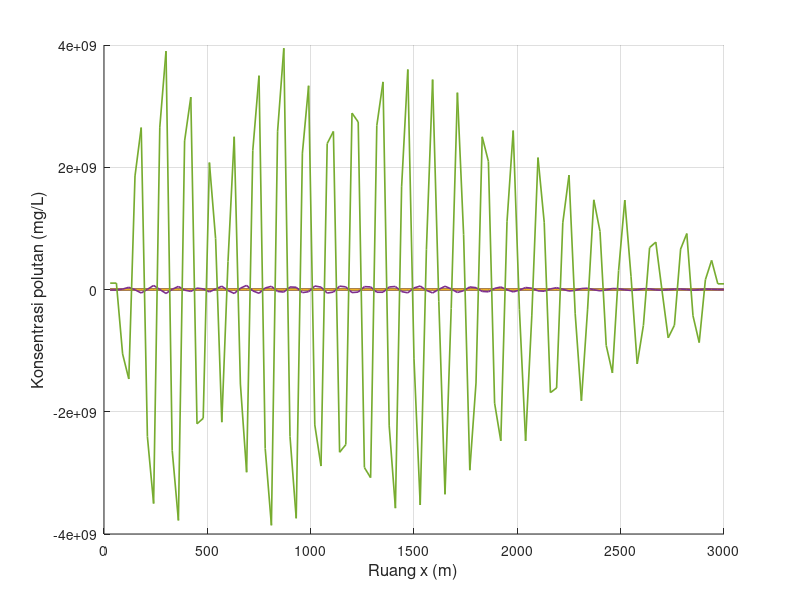

The MATLAB script that drew this image: (Note: this script raises an error after producing the figure.)
clear; clc; close all;

% Feby Syarief Al A`raaf
% 26050124130087
% Oseanografi C

% Simulasi adveksi 1 dimensi dengan metode FTCS
% Sumber polutan diskontinu
% NIM ganjil, xyz = 087, sehingga z = 7 dan 0.zyx = 0.780

x_digit = 0;
y_digit = 8;
z_digit = 7;

u_xyz    = 0.780;
C_source = 10 * z_digit;

n_plot = [0, ...
          10 + z_digit, 20 + z_digit, 30 + z_digit, 40 + z_digit, ...
          50 + z_digit, 100 + z_digit, 200 + z_digit, 300 + z_digit, ...
          500 + z_digit, 800 + z_digit, 1000 + z_digit];

L = 3000;
T = 10800;

scenario(1).nama = 'Skenario 1';
scenario(1).dx   = 30;
scenario(1).dt   = 8;
scenario(1).u    = u_xyz;
scenario(1).n    = 20 + z_digit;
scenario(1).m    = 30 + z_digit;

scenario(2).nama = 'Skenario 2';
scenario(2).dx   = 60;
scenario(2).dt   = 8;
scenario(2).u    = u_xyz;
scenario(2).n    = 20 + z_digit;
scenario(2).m    = 60 + z_digit;

scenario(3).nama = 'Skenario 3';
scenario(3).dx   = 15;
scenario(3).dt   = 8;
scenario(3).u    = u_xyz;
scenario(3).n    = 20 + z_digit;
scenario(3).m    = 15 + z_digit;

scenario(4).nama = 'Skenario 4';
scenario(4).dx   = 30;
scenario(4).dt   = 8;
scenario(4).u    = 0.5 * u_xyz;
scenario(4).n    = 20 + z_digit;
scenario(4).m    = 30 + z_digit;

scenario(5).nama = 'Skenario 5';
scenario(5).dx   = 30;
scenario(5).dt   = 8;
scenario(5).u    = 2 * u_xyz;
scenario(5).n    = 20 + z_digit;
scenario(5).m    = 30 + z_digit;

scenario(6).nama = 'Skenario 6';
scenario(6).dx   = 30;
scenario(6).dt   = 8;
scenario(6).u    = -u_xyz;
scenario(6).n    = 20 + z_digit;
scenario(6).m    = 30 + z_digit;

scenario(7).nama = 'Skenario 7';
scenario(7).dx   = 30;
scenario(7).dt   = 2;
scenario(7).u    = u_xyz;
scenario(7).n    = 100 + z_digit;
scenario(7).m    = 30 + z_digit;

scenario(8).nama = 'Skenario 8';
scenario(8).dx   = 30;
scenario(8).dt   = 16;
scenario(8).u    = u_xyz;
scenario(8).n    = 10 + z_digit;
scenario(8).m    = 30 + z_digit;

folder_output = 'output_Diskontinu_FTCS_Polutan_Terhadap_Ruang';
if ~exist(folder_output, 'dir')
    mkdir(folder_output);
end

for s = 1:numel(scenario)

    fprintf('\nMemproses %s\n', scenario(s).nama);

    dx       = scenario(s).dx;
    dt       = scenario(s).dt;
    u        = scenario(s).u;
    n_source = scenario(s).n;
    m_source = scenario(s).m;

    M_grid = round(L / dx);
    Mmax   = max(M_grid, m_source);
    Nmax   = round(T / dt);

    courant = u * dt / dx;

    fprintf('dx = %.3f m, dt = %.3f s, u = %.3f m/s, n = %d, m = %d\n', ...
            dx, dt, u, n_source, m_source);
    fprintf('Mmax = %d, Nmax = %d, C = %.4f\n', Mmax, Nmax, courant);

    if any(n_plot > Nmax)
        n_tidak_valid = n_plot(n_plot > Nmax);
        fprintf('%s: n = %s melebihi Nmax = %d sehingga tidak digrafikkan.\n', ...
                scenario(s).nama, mat2str(n_tidak_valid), Nmax);
    end

    % F0 = kondisi pada waktu sekarang (n)
    % F  = kondisi pada waktu berikutnya (n+1)
    F0 = zeros(1, Mmax);
    F  = zeros(1, Mmax);

    x_space  = (1:Mmax) * dx;
    snapshot = NaN(length(n_plot), Mmax);

    % Kondisi awal n = 0
    F0(:) = 0;

    % Sumber diskontinu pada n = 0
    if n_source == 0
        F0(m_source) = C_source;
    end

    idx0 = find(n_plot == 0, 1);
    if ~isempty(idx0)
        snapshot(idx0, :) = F0;
    end

    % Loop waktu FTCS
    for J = 1:Nmax

        % Boundary condition
        F0(1)    = F0(2);
        F0(Mmax) = F0(Mmax-1);

        % Skema FTCS
        for i = 2:(Mmax-1)
            F(i) = F0(i) - (u * dt / (2 * dx)) * (F0(i+1) - F0(i-1));
        end

        % Boundary condition untuk hasil baru
        F(1)    = F(2);
        F(Mmax) = F(Mmax-1);

        % Sumber diskontinu hanya diberikan sekali pada (n_source, m_source)
        if J == n_source
            F(m_source) = C_source;
        end

        % Simpan snapshot jika waktu ini termasuk n_plot
        idx_snap = find(n_plot == J, 1);
        if ~isempty(idx_snap)
            snapshot(idx_snap, :) = F;
        end

        % Update ke level waktu berikutnya
        F0 = F;
    end

    fig = figure('Visible', 'off', 'Position', [100 100 1400 600]);
    hold on;

    legend_text = {};

    for k = 1:length(n_plot)

        if all(isnan(snapshot(k, :)))
            continue;
        end

        plot(x_space, snapshot(k, :), 'LineWidth', 1.2);
        legend_text{end+1} = sprintf('n = %d', n_plot(k));
    end

    grid on;
    xlabel('Ruang x (m)', 'FontSize', 12);
    ylabel('Konsentrasi polutan (mg/L)', 'FontSize', 12);
    title(sprintf('%s - Konsentrasi polutan terhadap ruang (FTCS)', scenario(s).nama), ...
          'Feby Syarief-0087-Ose C', 'FontSize', 14, 'FontWeight', 'bold');
    xlim([x_space(1), x_space(end)]);

    y_max = max(snapshot(:), [], 'omitnan');
    if isempty(y_max) || isnan(y_max) || y_max <= 0
        ylim([0 1]);
    else
        ylim([0, max(C_source * 1.2, y_max * 1.1)]);
    end

    set(gca, 'FontSize', 11);

    legend(legend_text, ...
           'Location', 'northwest', ...
           'FontSize', 8, ...
           'NumColumns', 2, ...
           'Box', 'on');

    hold off;

    nama_file = sprintf('ftcs_diskontinu_ruang_skenario_%d.png', s);
    saveas(fig, fullfile(folder_output, nama_file));
    close(fig);

    fprintf('%s selesai diproses.\n', scenario(s).nama);
end

fprintf('\nSemua skenario telah selesai diproses.\n');
